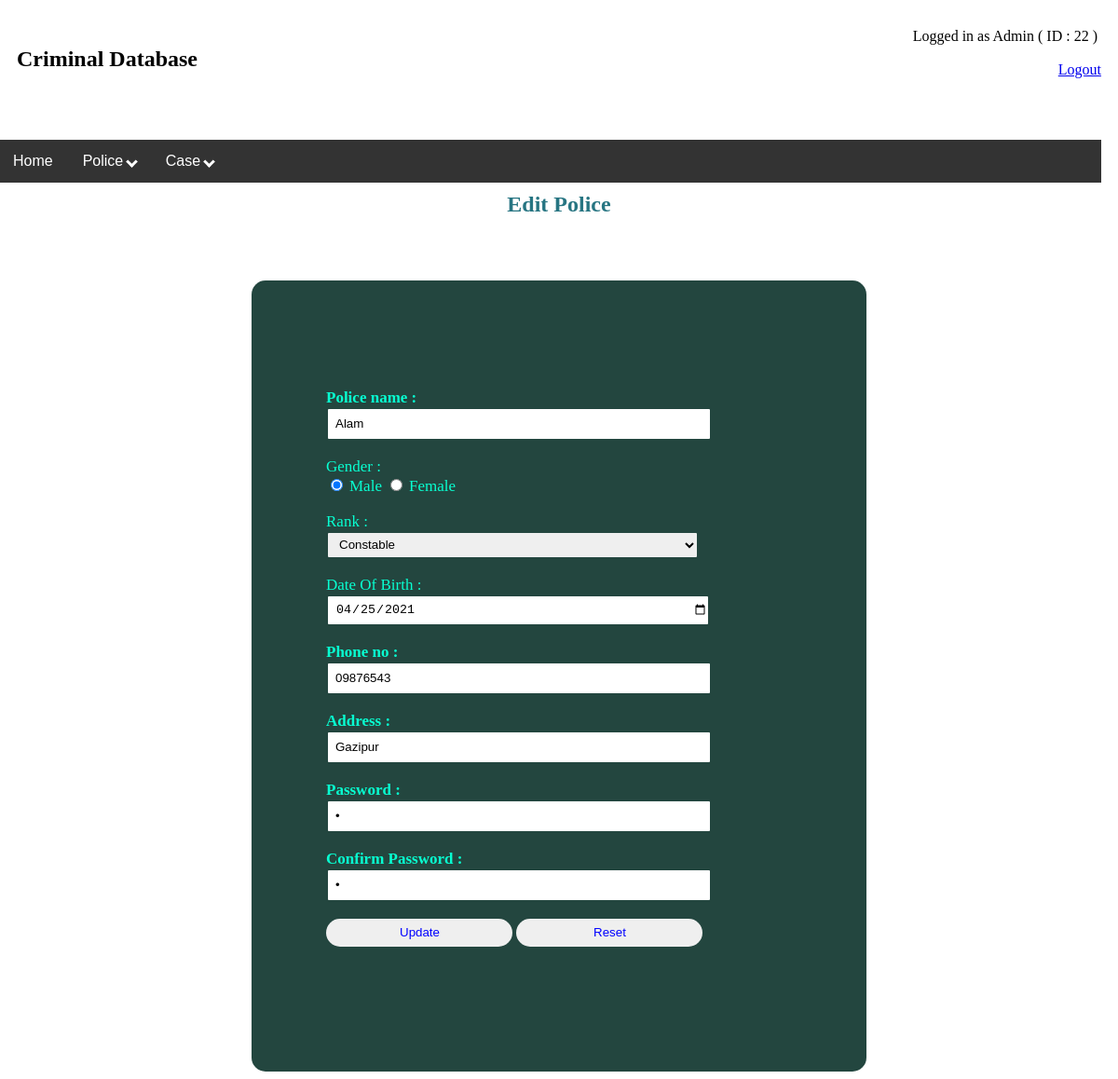
The page /view/EDIT A POLICE_admin.php?NID=9090000000 (signed in) on the database its author committed.
### tables this page shows
CREATE TABLE `police` (
  `Police_ID` varchar(20) NOT NULL,
  `NID` varchar(30) NOT NULL,
  `Password` varchar(50) NOT NULL,
  `Rank` varchar(30) NOT NULL
);

CREATE TABLE `person` (
  `NID` varchar(20) NOT NULL,
  `Name` varchar(20) NOT NULL,
  `DateOfBirth` date NOT NULL,
  `Gender` varchar(10) NOT NULL,
  `Address` varchar(50) NOT NULL,
  `PhoneNo` varchar(20) NOT NULL
);

### model/model.php (called while the page is built, shortened)
<?php
function getAPolice($nid){
    $conn = db_conn();
    $selectQuery = "SELECT Police_ID, Name, Gender, person.NID, Rank, DateOfBirth, PhoneNo, Address, Password from person, police WHERE person.NID = police.NID and person.NID = '$nid'";
    try{
        $stmt = $conn->query($selectQuery);
    }catch(PDOException $e){
        echo $e->getMessage();
    }
    $rows = $stmt->fetch(PDO::FETCH_ASSOC);
    return $rows;
}
?>

### view/edit a police_admin 2.php (the view, shortened to what this page needs)
<!DOCTYPE html>
<html>
<head>
     <link rel="stylesheet" type="text/css" href="style.css">
</head>
<body>
<?php
$police = getAPolice($_GET['NID']);
?>
    <h2 class="h2">Edit Police</h2><br>
    <div class="login1">
    <form method="post" action="">
    <br><br>
        <label><b>Police name :</b></label><br>
        <input class="textBox" type="text" name="name" value="<?php echo $police['Name'] ?>">
        <br><br>
        <label>Gender :</label>  <br>
                     <input type="radio" name="gender" value="male"
                     <?php if ($police['Gender'] == 'male') {
                         echo "checked";
                     }  ?>>
                     <label for="male">Male</label>
                     <input type="radio" name="gender" value="female"
                     <?php if ($police['Gender'] == 'female') {
                         echo "checked";
                     }  ?>>
                     <label for="female">Female</label><br><br>
        <label>Rank : </label>  <br>
                     <select name="rank" class="textBox">
                     <option value="Constable"
                     <?php if ($police['Rank'] == 'Constable') {
                         echo "selected";
                     }  ?>>Constable</option>
                     </select></label><br><br>
        <label>Date Of Birth : </label> <br>
        <input type="date"  class="textBox" name="dob" value="<?php echo $police['DateOfBirth'] ?>"><br>
        <br>
        <label><b>Phone no :</b></label><br>
        <input class="textBox" type="text" name="phone" value="<?php echo $police['PhoneNo'] ?>">
        <br><br>
        <label><b>Address :</b></label><br>
        <input class="textBox" type="text" name="address" value="<?php echo $police['Address'] ?>">
        <br><br>
        <label><b>Password :</b></label><br>
        <input class="textBox" type="Password" name="password" value="<?php echo $police['Password'] ?>">
        <br>
        <br>
        <label><b>Confirm Password :</b></label><br>
        <input class="textBox" type="Password" name="confirmPassword" value="<?php echo $police['Password'] ?>">
        <br><br>
        <input type="submit" name="submit" id="submit" value="Update">
        <input type="reset" name="reset" id="reset" value="Reset">
        <br><br>
        <br><br>
    </form>
</div>
</body>
</html>

### style.css (style rules this page uses)
.login1 { width: 500px; overflow: hidden; margin: auto; margin: 20 0 0 450px; padding: 80px; background: #23463f; border-radius: 15px ; }
.textBox { width: 400px; height: 30px; border: 2px solid #23463f; border-radius: 3px; padding-left: 8px; }
#submit { width: 200px; height: 30px; border: none; border-radius: 17px; padding-left: 7px; color: blue; }
#reset { width: 200px; height: 30px; border: none; border-radius: 17px; padding-left: 7px; color: blue; }
.h2 { text-align: center; color: #277582; padding: 30px; }
label { color: #08ffd1; font-size: 17px; }

### rows shown on the page
police: name "Alam", rank "Constable", dob "04/25/2021", phone "09876543", address "Gazipur"
person: Gender "☑"

### other values the page prints
$_SESSION["id"] "22"
